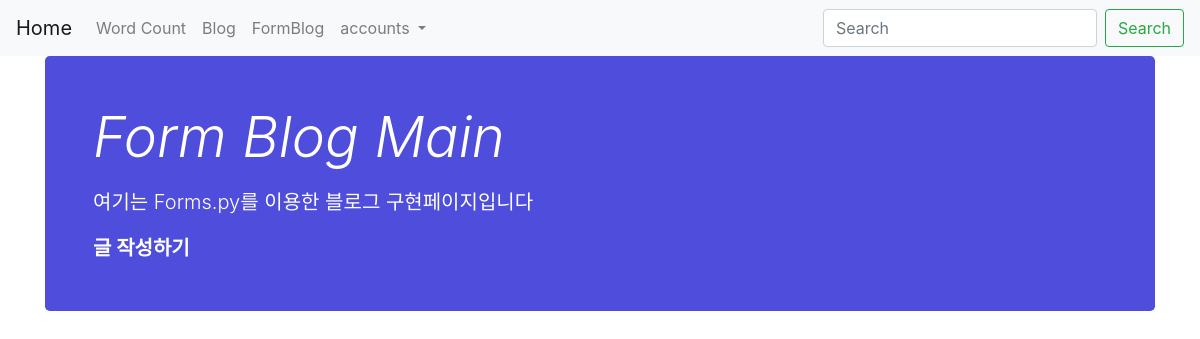
Before: /formblog/main with the older database file.
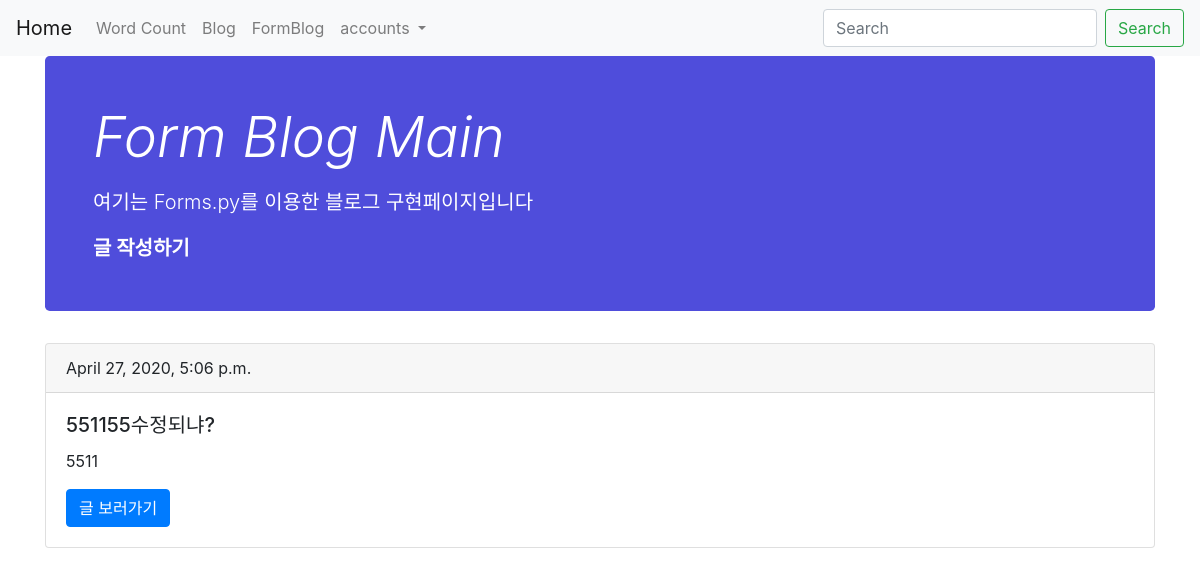
After: the same page with the newer database file.
### formblog/models.py (models this page shows, shortened)
class FormBlog(models.Model):
    title =  models.CharField(max_length=200)
    body = models.TextField()
    date = models.DateTimeField(auto_now_add=True)
    def summary(self):
        return self.body[:100]

### formblog/views.py (the view)
# urls.py: path('main', views.FormBlogMain, name = 'fblogmain'),
def FormBlogMain(request):
    blog = FormBlog.objects.all
    return render(request, 'fblogmain.html', {"blogs":blog})

### formblog/templates/fblogmain.html
{%extends 'base.html'%}
{%block content%}
<div class="container">
      <div class="jumbotron p-4 p-md-5 text-white" style="background-color: rgb(79, 77, 219);">
        <div class="col-md-6 px-0">
               <h1 class="display-4 font-italic">Form Blog Main</h1>
               <p class="lead my-3">여기는 Forms.py를 이용한 블로그 구현페이지입니다</p>
               <p class="lead mb-0">
                      <a href="{% url 'fblogcreate' %}"class="text-white font-weight-bold">글 작성하기</a></p>
        </div>
    </div>
    {%for blog in blogs%}
    <div class="card">
        <div class="card-header">
          {{blog.date}}
        </div>
        <div class="card-body">
          <h5 class="card-title">{{blog.title}}</h5>
          <p class="card-text">{{blog.summary}}</p>
          <a href="{% url 'fblogdetail' blog.id %}" class="btn btn-primary">글 보러가기</a>
        </div>
      </div>
    {%endfor%}
</div>
{%endblock%}

Changed rows visible on the page:
added FormBlog: date "April 27, 2020, 5:06 p.m.", title "551155수정되냐?", summary "5511"
